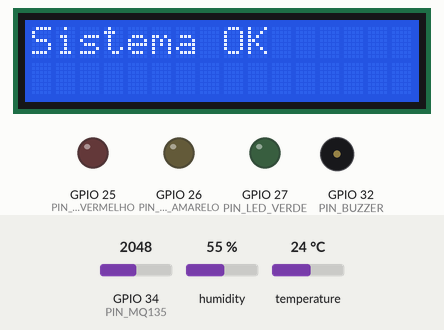
Bench run of a sketch on a simulated ESP32. Shown: 16×2 character LCD, output pins drawn as LEDs (lit = HIGH), buzzer (waves = sounding, pin HIGH). The inputs (shaded band) are chosen by the test bench; at power-on: temperature 24 °C, GPIO 34 (PIN_MQ135) = 2048, humidity 55 %. WiFi joins after 1.5 s; servers stay silent unless stated; no MQTT or app messages arrive unless stated; what the sketch prints to the serial monitor is not drawn.

Above: at 7.8 s.
7.9 s: temperature set to 31.9 °C
At 17.9 s:
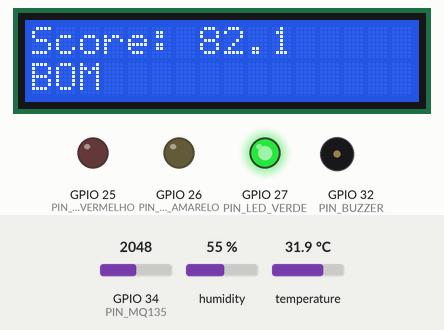
18.2 s: temperature set to 33.3 °C
At 27.2 s:
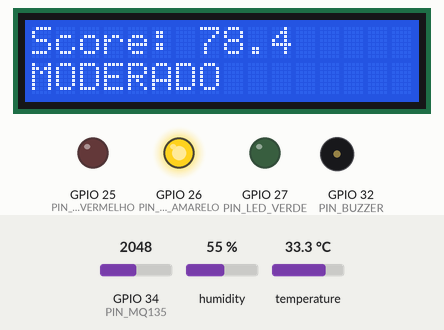
28.2 s: GPIO 34 (PIN_MQ135) set to 2766
At 37.2 s:
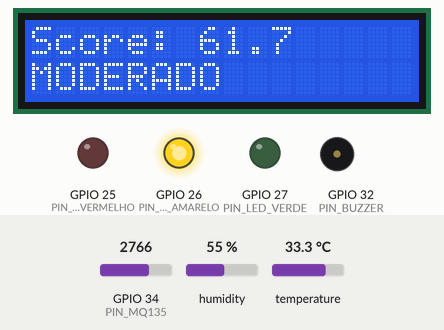
38.2 s: GPIO 34 (PIN_MQ135) set to 2889
At 47.1 s:
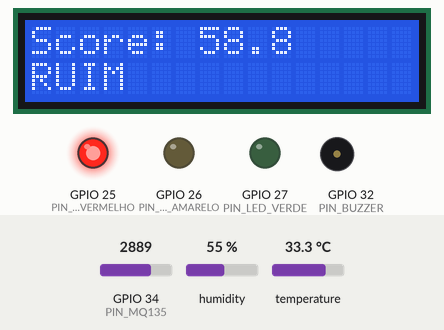
48.2 s: temperature set to 39.9 °C
At 57.1 s:
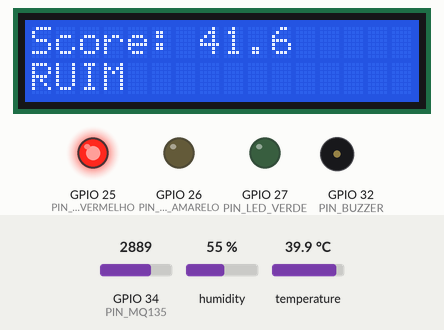
58.2 s: temperature set to 41.1 °C
At 68.5 s:
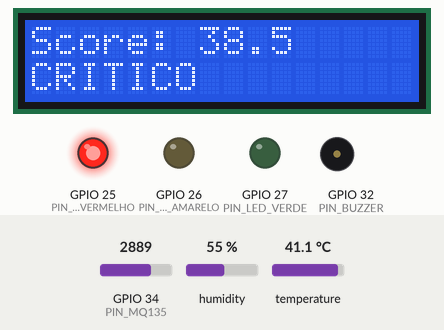
Timing chart, 0 to 69.9 s (numbered marks = the images above; inputs shaded):
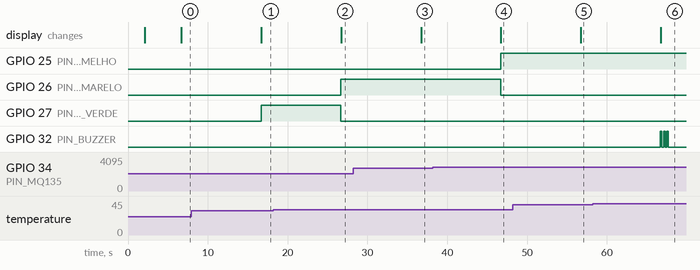

The sketch:

pulso_urbano_iot.ino
```cpp
// =============================================================
// PULSO URBANO — Firmware ESP32
// Disciplina: Disruptive Architectures: IoT, IoB & Generative AI
// Owner: Brisola · GS 2026/1 · FIAP 2TDS
// =============================================================

#include <WiFi.h>
#include <WebServer.h>
#include <PubSubClient.h>
#include <ArduinoJson.h>
#include <DHT.h>
#include <Wire.h>
#include <LiquidCrystal_I2C.h>

// ----------------------------------------------------------
// CONFIGURAÇÕES
// ----------------------------------------------------------
#define WIFI_SSID     "Wokwi-GUEST"
#define WIFI_PASSWORD ""

#define MQTT_BROKER    "broker.hivemq.com"
#define MQTT_PORT      1883
#define MQTT_CLIENT_ID "ESP32-PULSO-01"

#define ZONA_ID   1
#define ZONA_NOME "Centro SP"

#define INTERVALO_LEITURA 10000UL
#define INTERVALO_STATUS  60000UL

// ----------------------------------------------------------
// PINAGEM
// ----------------------------------------------------------
#define PIN_DHT22        4
#define DHTTYPE      DHT22
#define PIN_MQ135       34

#define PIN_LED_VERDE    27
#define PIN_LED_AMARELO  26
#define PIN_LED_VERMELHO 25
#define PIN_BUZZER       32

#define LCD_ADDR 0x27
#define LCD_COLS 16
#define LCD_ROWS  2

// ----------------------------------------------------------
// CALIBRACAO MQ135
// O MQ135 precisa ter o R0 (raw em "ar limpo") calibrado no momento
// da instalacao -- pratica padrao para sensores desse tipo, pois o
// baseline varia com ventilacao, gases residuais do ambiente e, no
// simulador, com a propria seed de cada execucao. Por isso o baseline
// e medido automaticamente no boot (ver calibrarMQ135() no setup),
// em vez de um valor fixo.
#define MQ135_AMOSTRAS_CALIBRACAO 5     // leituras usadas para calibrar no boot
#define MQ135_RANGE               1500.0f  // delta acima do baseline até score = 0

float mq135Baseline = 3000.0f; // valor padrao; sobrescrito por calibrarMQ135()

// ----------------------------------------------------------
// TÓPICOS MQTT
// ----------------------------------------------------------
#define TOPICO_TELEMETRIA "pulso/sp/zona-centro/telemetria"
#define TOPICO_ALERTA     "pulso/sp/zona-centro/alerta"
#define TOPICO_STATUS     "pulso/sp/zona-centro/status"

// ----------------------------------------------------------
// OBJETOS GLOBAIS
// ----------------------------------------------------------
WiFiClient        wifiClient;
PubSubClient      mqttClient(wifiClient);
WebServer         server(80);
DHT               dht(PIN_DHT22, DHTTYPE);
LiquidCrystal_I2C lcd(LCD_ADDR, LCD_COLS, LCD_ROWS);

// ----------------------------------------------------------
// ESTADO GLOBAL
// ----------------------------------------------------------
struct LeituraAtual {
  float  temperatura   = 0.0;
  float  umidade       = 0.0;
  int    mq135Raw      = 0;
  float  scoreLocal    = 0.0;
  String classificacao = "AGUARDANDO";
  bool   dht22Ok       = false;
  bool   mq135Ok       = false;
} leitura;

unsigned long ultimaLeitura = 0;
unsigned long ultimoStatus  = 0;
unsigned long inicioMs      = 0;

// ----------------------------------------------------------
// Buzzer não-bloqueante
// ----------------------------------------------------------
struct Buzzer {
  bool          ativo        = false;
  int           pulsosTotal  = 3;
  int           pulsoAtual   = 0;
  bool          emHigh       = false;
  unsigned long ultimoT      = 0;
  const unsigned long DURACAO = 200UL;
} buzzerState;

void conectarWifi();
void reconectarMQTT();
void executarCicloLeitura();
void lerSensores();
void calibrarMQ135();
void verificarComandoSerial();
float calcularScore(float temp, int mq135Raw);
String classificar(float score);
void atualizarLED(String classificacao);
void acionarBuzzerSeNecessario(String classificacao);
void tickBuzzer();
void atualizarLCD(float score, String classificacao);
void publicarTelemetria();
void publicarAlerta();
void publicarStatus();
void configurarEndpoints();

// =============================================================
// SETUP
// =============================================================
void setup() {
  Serial.begin(115200);
  while (!Serial) { delay(10); }
  delay(2000);

  Serial.println("\n=============================================");
  Serial.println("   PULSO URBANO - INICIALIZANDO FIRMWARE     ");
  Serial.println("=============================================");

  Serial.println("[SETUP] Inicializando barramento I2C...");
  Wire.begin(21, 22);

  Serial.println("[SETUP] Configurando pinos de atuacao (LEDs e Buzzer)...");
  pinMode(PIN_LED_VERDE,    OUTPUT);
  pinMode(PIN_LED_AMARELO,  OUTPUT);
  pinMode(PIN_LED_VERMELHO, OUTPUT);
  pinMode(PIN_BUZZER,       OUTPUT);

  Serial.println("[SETUP] Inicializando Display LCD I2C...");
  lcd.init();
  lcd.backlight();
  lcd.setCursor(0, 0); lcd.print("Pulso Urbano");
  lcd.setCursor(0, 1); lcd.print("Iniciando...");

  Serial.println("[SETUP] Inicializando Sensor DHT22...");
  dht.begin();

  conectarWifi();

  Serial.println("[SETUP] Configurando cliente MQTT HiveMQ...");
  mqttClient.setServer(MQTT_BROKER, MQTT_PORT);
  mqttClient.setBufferSize(512);

  Serial.println("[SETUP] Configurando rotas da API REST Local...");
  configurarEndpoints();
  server.begin();

  Serial.println("[SETUP] Aguardando estabilizacao dos sensores...");
  delay(2000); // Dá 2 segundos para o DHT22 e MQ135 iniciarem com energia estável

  calibrarMQ135();

  lerSensores();
  leitura.scoreLocal = calcularScore(leitura.temperatura, leitura.mq135Raw);
  leitura.classificacao = classificar(leitura.scoreLocal);

  lcd.clear();
  lcd.print("Sistema OK");
  Serial.println("[SETUP] Inicializacao concluida com SUCESSO!\n");

  inicioMs      = millis();
  ultimaLeitura = millis();
  ultimoStatus  = millis();

}


// =============================================================
// LOOP
// =============================================================
void loop() {
  if (WiFi.status() != WL_CONNECTED) {
    Serial.println("[LOOP WARN] Conexao Wi-Fi perdida! Tentando recuperar...");
    conectarWifi();
  }

  if (!mqttClient.connected()) {
    reconectarMQTT();
  }

  mqttClient.loop();
  server.handleClient();

  tickBuzzer();
  verificarComandoSerial();

  unsigned long agora = millis();

  if (agora - ultimaLeitura >= INTERVALO_LEITURA) {
    ultimaLeitura = agora;
    executarCicloLeitura();
  }

  if (agora - ultimoStatus >= INTERVALO_STATUS) {
    ultimoStatus = agora;
    publicarStatus();
  }
}

void conectarWifi() {
  Serial.printf("[WIFI] Tentando conectar a rede: %s\n", WIFI_SSID);
  WiFi.begin(WIFI_SSID, WIFI_PASSWORD);

  int tentativas = 0;
  while (WiFi.status() != WL_CONNECTED && tentativas < 20) {
    delay(500);
    Serial.print(".");
    tentativas++;
  }

  if (WiFi.status() == WL_CONNECTED) {
    Serial.printf("\n[WIFI OK] Conectado com sucesso! Endereco IP Local: %s\n", WiFi.localIP().toString().c_str());
  } else {
    Serial.println("\n[WIFI ERROR] Falha ao conectar no Wi-Fi. Operando em modo offline.");
  }
}

void reconectarMQTT() {
  static unsigned long ultimaTentativaMqtt = 0;
  if (millis() - ultimaTentativaMqtt < 5000) return; // Nao bloqueia o loop, tenta a cada 5s

  ultimaTentativaMqtt = millis();
  Serial.printf("[MQTT] Tentando conectar ao Broker: %s:%d\n", MQTT_BROKER, MQTT_PORT);

  if (mqttClient.connect(MQTT_CLIENT_ID)) {
    Serial.printf("[MQTT OK] Conectado com o ID: %s\n", MQTT_CLIENT_ID);
  } else {
    Serial.printf("[MQTT ERROR] Falhou. Codigo de erro rc=%d (Tentara novamente em 5s)\n", mqttClient.state());
  }
}

void executarCicloLeitura() {
  Serial.println("\n--- [NOVO CICLO DE LEITURA] ---");
  lerSensores();

  leitura.scoreLocal    = calcularScore(leitura.temperatura, leitura.mq135Raw);
  leitura.classificacao = classificar(leitura.scoreLocal);

  Serial.printf("[PROCESSADOR] Score Calculado: %.1f | Classificacao: %s\n", leitura.scoreLocal, leitura.classificacao.c_str());

  atualizarLED(leitura.classificacao);
  acionarBuzzerSeNecessario(leitura.classificacao);
  atualizarLCD(leitura.scoreLocal, leitura.classificacao);

  publicarTelemetria();

  if (leitura.classificacao == "CRITICO") {
    publicarAlerta();
  }
}

// ----------------------------------------------------------
// FAIXA PLAUSIVEL DE TEMPERATURA (contexto: clima de Sao Paulo)
// Valores fora desta faixa sao tratados como falha de sensor
// (cabo solto, ruido eletrico, sensor danificado), e NAO como
// "frio extremo real" -- o score nao deve reagir a -40C, pois
// isso nunca ocorre na pratica e indica dado invalido, nao um
// cenario ambiental valido para o algoritmo.
#define TEMP_MIN_PLAUSIVEL -10.0f
#define TEMP_MAX_PLAUSIVEL  55.0f

void lerSensores() {
  Serial.println("[SENSORES] Solicitando dados ao DHT22...");
  float t = dht.readTemperature();
  float h = dht.readHumidity();

  bool leituraNumerica = (!isnan(t) && !isnan(h));
  bool leituraPlausivel = (t >= TEMP_MIN_PLAUSIVEL && t <= TEMP_MAX_PLAUSIVEL);

  leitura.dht22Ok = leituraNumerica && leituraPlausivel;

  if (leitura.dht22Ok) {
    leitura.temperatura = t;
    leitura.umidade     = h;
    Serial.printf("[SENSORES OK] DHT22 -> Temp: %.1f C | Umidade: %.1f%%\n", t, h);
  } else if (!leituraNumerica) {
    Serial.println("[SENSORES ERROR] Falha de leitura no DHT22 (NaN)! Mantendo ultimos valores.");
  } else {
    // Numerico, porem fora da faixa plausivel -- provavel falha de sensor/cabo.
    Serial.printf("[SENSORES ERROR] Temperatura implausivel (%.1f C) -- fora de [%.1f, %.1f]. Mantendo ultimos valores.\n",
      t, TEMP_MIN_PLAUSIVEL, TEMP_MAX_PLAUSIVEL);
  }

  Serial.println("[SENSORES] Lendo canal analgico do MQ135...");
  leitura.mq135Raw = analogRead(PIN_MQ135);
  leitura.mq135Ok  = (leitura.mq135Raw >= 0 && leitura.mq135Raw <= 4095);
  Serial.printf("[SENSORES OK] MQ135 -> Leitura Crua (Raw): %d\n", leitura.mq135Raw);
}

// =============================================================================
// CALIBRACAO MQ135 — executada uma vez no setup()
// Calcula a media de N leituras do ADC para usar como baseline ("ar
// limpo") deste ciclo de operacao. Substitui a abordagem de baseline
// fixo, que se mostrou instavel entre execucoes do simulador.
// =============================================================================
void calibrarMQ135() {
  Serial.println("[CALIBRACAO] Calibrando baseline do MQ135...");
  long soma = 0;
  for (int i = 0; i < MQ135_AMOSTRAS_CALIBRACAO; i++) {
    int lectura_i = analogRead(PIN_MQ135);
    soma += lectura_i;
    Serial.printf("[CALIBRACAO]   amostra %d/%d = %d\n", i + 1, MQ135_AMOSTRAS_CALIBRACAO, lectura_i);
    delay(200);
  }
  mq135Baseline = (float)soma / MQ135_AMOSTRAS_CALIBRACAO;
  Serial.printf("[CALIBRACAO OK] Baseline definido: %.1f (raw)\n", mq135Baseline);
}

// =============================================================================
// VERIFICAR COMANDO SERIAL — limpa e desativada
// =============================================================================
void verificarComandoSerial() {
  // Função limpa.
}

float calcularScore(float temp, int mq135Raw) {
  // REBALANCEAMENTO (peso temperatura 65% / ar 35%, ponto de corte 25C):
  // No simulador, o MQ135 oscila pouco em torno do baseline calibrado
  // (variacao tipica de ate +-10%), enquanto o slider de temperatura do
  // DHT22 cobre uma faixa ampla (ex: 20C a 60C+). Com os pesos originais
  // (60% ar / 40% temp, corte em 30C), o score minimo possivel ficava
  // travado em ~54-60 -- RUIM/CRITICO eram matematicamente inalcancaveis.
  // Com 65% temp / 35% ar e corte em 25C, a temperatura sozinha percorre
  // as 4 faixas (BOM->MODERADO->RUIM->CRITICO), e o ar continua atuando
  // como modulador real quando sua leitura varia.
  float fFactor = max(0.0f, 1.0f - max(0.0f, (temp - 25.0f) / 25.0f));
  float scoreTemp = fFactor * 65.0f;

  // Normaliza em torno do baseline calibrado no boot (mq135Baseline).
  // raw <= baseline  -> fatorAr = 1   (score maximo, ar dentro do esperado)
  // raw aumenta acima do baseline -> fatorAr cai linearmente até 0
  float fAir = max(0.0f, 1.0f - max(0.0f, ((float)mq135Raw - mq135Baseline) / MQ135_RANGE));
  float scoreAr = fAir * 35.0f;

  return scoreTemp + scoreAr;
}

String classificar(float score) {
  if (score >= 80.0) return "BOM";
  if (score >= 60.0) return "MODERADO";
  if (score >= 40.0) return "RUIM";
  return "CRITICO";
}

void atualizarLED(String classificacao) {
  digitalWrite(PIN_LED_VERDE,    LOW);
  digitalWrite(PIN_LED_AMARELO,  LOW);
  digitalWrite(PIN_LED_VERMELHO, LOW);

  if (classificacao == "BOM") {
    digitalWrite(PIN_LED_VERDE, HIGH);
    Serial.println("[ATUADORES] LED Verde ACESO.");
  } else if (classificacao == "MODERADO") {
    digitalWrite(PIN_LED_AMARELO, HIGH);
    Serial.println("[ATUADORES] LED Amarelo ACESO.");
  } else {
    digitalWrite(PIN_LED_VERMELHO, HIGH);
    Serial.println("[ATUADORES] LED Vermelho ACESO.");
  }
}

void acionarBuzzerSeNecessario(String classificacao) {
  if (classificacao != "CRITICO") {
    if (buzzerState.ativo) {
      Serial.println("[ATUADORES] Desativando alarme sonoro do Buzzer.");
    }
    buzzerState.ativo = false;
    digitalWrite(PIN_BUZZER, LOW);
    return;
  }

  if (!buzzerState.ativo) {
    Serial.println("[⚠️ ALERTA ATUADOR] Estado CRITICO detectado! Armando sequencia do Buzzer.");
    buzzerState.ativo       = true;
    buzzerState.pulsoAtual  = 0;
    buzzerState.emHigh      = true;
    buzzerState.ultimoT     = millis();
    digitalWrite(PIN_BUZZER, HIGH);
  }
}

void tickBuzzer() {
  if (!buzzerState.ativo) return;

  unsigned long agora = millis();
  if (agora - buzzerState.ultimoT < buzzerState.DURACAO) return;

  buzzerState.ultimoT = agora;

  if (buzzerState.emHigh) {
    digitalWrite(PIN_BUZZER, LOW);
    buzzerState.emHigh = false;
  } else {
    buzzerState.pulsoAtual++;
    if (buzzerState.pulsoAtual >= buzzerState.pulsosTotal) {
      buzzerState.ativo = false;
      Serial.println("[ATUADORES] Sequencia de bips do buzzer concluida.");
    } else {
      digitalWrite(PIN_BUZZER, HIGH);
      buzzerState.emHigh = true;
    }
  }
}

void atualizarLCD(float score, String classificacao) {
  Serial.println("[LCD] Atualizando informacoes no display...");
  lcd.clear();
  lcd.setCursor(0, 0);
  lcd.print("Score: ");
  lcd.print(score, 1);

  lcd.setCursor(0, 1);
  String linha2 = classificacao;
  if (linha2.length() > 16) linha2 = linha2.substring(0, 16);
  lcd.print(linha2);
}

void publicarTelemetria() {
  if (!mqttClient.connected()) {
    Serial.println("[MQTT SEND WARN] Falha no envio: Cliente desconectado do Broker.");
    return;
  }

  StaticJsonDocument<256> doc;
  doc["zonaId"]        = ZONA_ID;
  doc["zonaNome"]      = ZONA_NOME;
  doc["temperatura"]   = leitura.temperatura;
  doc["umidade"]       = leitura.umidade;
  doc["mq135Raw"]      = leitura.mq135Raw;
  doc["nivelAr"]       = leitura.classificacao;
  doc["scoreLocal"]    = leitura.scoreLocal;
  doc["classificacao"] = leitura.classificacao;
  doc["ts"]            = (unsigned long)(millis() / 1000);

  char buffer[256];
  serializeJson(doc, buffer);

  Serial.printf("[MQTT SEND] Publicando Telemetria no topico [%s]...\n", TOPICO_TELEMETRIA);
  if (mqttClient.publish(TOPICO_TELEMETRIA, buffer)) {
    Serial.println("[MQTT SEND OK] JSON enviado com sucesso!");
  } else {
    Serial.println("[MQTT SEND ERROR] Falha interna ao tentar publicar telemetria.");
  }
}

void publicarAlerta() {
  if (!mqttClient.connected()) return;

  StaticJsonDocument<256> doc;
  doc["zonaId"]      = ZONA_ID;
  doc["nivel"]       = "CRITICO";
  doc["scoreLocal"]  = leitura.scoreLocal;
  doc["temperatura"] = leitura.temperatura;
  doc["mq135Raw"]    = leitura.mq135Raw;
  doc["mensagem"]    = "Score critico detectado no sensor local";
  doc["ts"]          = (unsigned long)(millis() / 1000);

  char buffer[256];
  serializeJson(doc, buffer);

  Serial.printf("[MQTT SEND ALERTA] ⚠️ Enviando payload de emergencia para [%s]...\n", TOPICO_ALERTA);
  mqttClient.publish(TOPICO_ALERTA, buffer);
}

void publicarStatus() {
  if (!mqttClient.connected()) return;

  StaticJsonDocument<256> doc;
  doc["deviceId"] = MQTT_CLIENT_ID;
  doc["zonaId"]   = ZONA_ID;
  doc["uptime"]   = (unsigned long)((millis() - inicioMs) / 1000);
  doc["wifiRSSI"] = WiFi.RSSI();
  doc["freeHeap"] = ESP.getFreeHeap();
  doc["ts"]       = (unsigned long)(millis() / 1000);

  char buffer[256];
  serializeJson(doc, buffer);

  Serial.println("[MQTT SEND STATUS] Enviando batimento de coracao (Uptime Heartbeat)...");
  mqttClient.publish(TOPICO_STATUS, buffer);
}

void configurarEndpoints() {
  server.on("/leitura", HTTP_GET, []() {
    Serial.println("[API REST] Requisicao GET recebida em /leitura");
    StaticJsonDocument<256> doc;
    doc["zonaId"]        = ZONA_ID;
    doc["temperatura"]   = leitura.temperatura;
    doc["umidade"]       = leitura.umidade;
    doc["mq135Raw"]      = leitura.mq135Raw;
    doc["scoreLocal"]    = leitura.scoreLocal;
    doc["classificacao"] = leitura.classificacao;
    doc["ts"]            = (unsigned long)(millis() / 1000);

    String resposta;
    serializeJson(doc, resposta);
    server.send(200, "application/json", resposta);
  });

  server.on("/status", HTTP_GET, []() {
    Serial.println("[API REST] Requisicao GET recebida em /status");
    StaticJsonDocument<256> doc;
    doc["deviceId"]      = MQTT_CLIENT_ID;
    doc["uptime"]        = (unsigned long)((millis() - inicioMs) / 1000);
    doc["mqttConectado"] = mqttClient.connected();
    doc["wifiSSID"]      = WIFI_SSID;
    doc["wifiRSSI"]      = WiFi.RSSI();
    doc["freeHeap"]      = ESP.getFreeHeap();

    String resposta;
    serializeJson(doc, resposta);
    server.send(200, "application/json", resposta);
  });

  server.on("/health", HTTP_GET, []() {
    Serial.println("[API REST] Requisicao GET recebida em /health");
    StaticJsonDocument<128> doc;
    doc["status"]       = "ok";
    doc["sensor_dht22"] = leitura.dht22Ok ? "ok" : "erro";
    doc["sensor_mq135"] = leitura.mq135Ok ? "ok" : "erro";
    doc["mqtt"]         = mqttClient.connected() ? "conectado" : "desconectado";

    String resposta;
    serializeJson(doc, resposta);
    server.send(200, "application/json", resposta);
  });

  server.onNotFound([]() {
    Serial.println("[API REST WARN] Tentativa de acesso a rota inexistente!");
    server.send(404, "application/json", "{\"erro\":\"rota nao encontrada\"}");
  });
}
```

Measured:
- the behaviour switches between 32.6 and 32.7 °C on temperature (found by bisection; images 1 and 2)
- the behaviour switches between 2837 and 2838 on GPIO 34 (PIN_MQ135) (found by bisection; images 3 and 4)
- the behaviour switches between 40.5 and 40.6 °C on temperature (found by bisection; images 5 and 6)
- after the input at 7.9 s, the display: changes after 8.8 s (image 1)
- after the input at 18.2 s, GPIO 26 (PIN_LED_AMARELO): LOW → HIGH after 8.5 s; GPIO 27 (PIN_LED_VERDE): HIGH → LOW after 8.5 s; the display: changes after 8.5 s (image 2)
- after the input at 28.2 s, the display: changes after 8.5 s (image 3)
- after the input at 38.2 s, GPIO 25 (PIN_LED_VERMELHO): LOW → HIGH after 8.5 s; GPIO 26 (PIN_LED_AMARELO): HIGH → LOW after 8.5 s; the display: changes after 8.5 s (image 4)
- after the input at 48.2 s, the display: changes after 8.5 s (image 5)
- after the input at 58.2 s, GPIO 32 (PIN_BUZZER): alternates HIGH for 0.20 s and LOW for 0.20 s, 6 changes in all, then stays LOW, starting after 8.5 s; the display: changes after 8.5 s (image 6)
